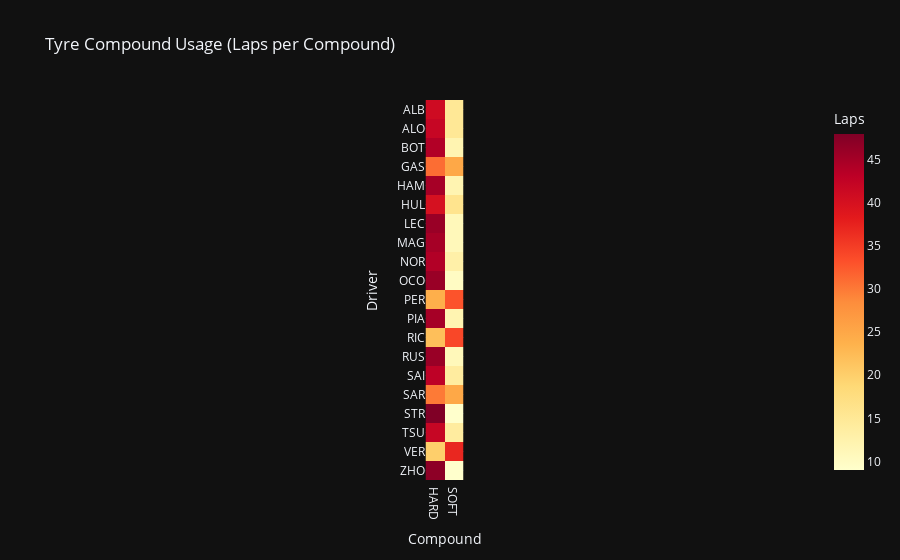

Write notebook code for a chart like this one.
### Markdown cell above
## 5. Tyre Strategy Analysis

### Code cell
# Compound usage per driver
compound_usage = laps.groupby(['Driver', 'Compound']).size().unstack(fill_value=0)

fig = px.imshow(compound_usage, 
                title='Tyre Compound Usage (Laps per Compound)',
                labels={'color': 'Laps'},
                color_continuous_scale='YlOrRd')
fig.update_layout(template='plotly_dark')
fig.show()

### Figure 1 — Plotly figure (JSON) as saved in the notebook; plotly's stock layout.template omitted (floating-point values rounded to 4 significant figures)
{"data": [{"coloraxis": "coloraxis", "hovertemplate": "Compound: %{x}<br>Driver: %{y}<br>Laps: %{z}<extra></extra>", "name": "0", "type": "heatmap", "x": ["HARD", "SOFT"], "xaxis": "x", "y": ["ALB", "ALO", "BOT", "GAS", "HAM", "HUL", "LEC", "MAG", "NOR", "OCO", "PER", "PIA", "RIC", "RUS", "SAI", "SAR", "STR", "TSU", "VER", "ZHO"], "yaxis": "y", "z": [[41, 15], [42, 15], [44, 12], [31, 25], [45, 12], [40, 16], [46, 11], [45, 11], [44, 13], [46, 10], [24, 33], [45, 12], [22, 34], [46, 11], [43, 14], [30, 25], [48, 9], [42, 14], [20, 37], [47, 9]]}], "layout": {"coloraxis": {"colorbar": {"title": {"text": "Laps"}}, "colorscale": [[0, "rgb(255,255,204)"], [0.125, "rgb(255,237,160)"], [0.25, "rgb(254,217,118)"], [0.375, "rgb(254,178,76)"], [0.5, "rgb(253,141,60)"], [0.625, "rgb(252,78,42)"], [0.75, "rgb(227,26,28)"], [0.875, "rgb(189,0,38)"], [1, "rgb(128,0,38)"]]}, "title": {"text": "Tyre Compound Usage (Laps per Compound)"}, "xaxis": {"anchor": "y", "constrain": "domain", "domain": [0, 1], "scaleanchor": "y", "title": {"text": "Compound"}}, "yaxis": {"anchor": "x", "autorange": "reversed", "constrain": "domain", "domain": [0, 1], "title": {"text": "Driver"}}}}
